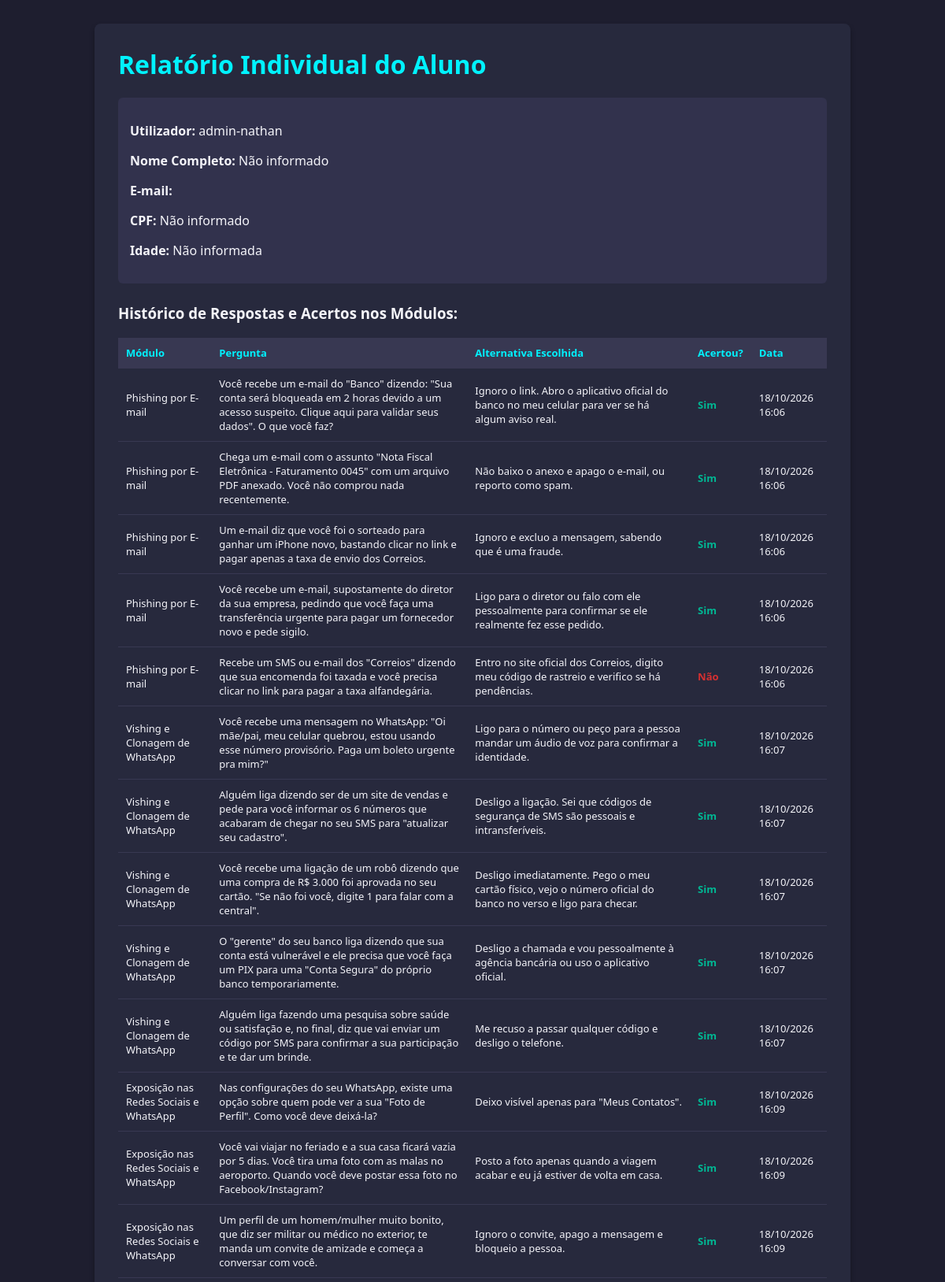
The page /usuario/1/ (signed in, upper part) on the database its author committed.
### plataforma/models.py (models this page shows, shortened)
class Usuario(AbstractUser):
    cpf = models.CharField(max_length=14, unique=True, null=True, blank=True)
    idade = models.IntegerField(null=True, blank=True)

class RespostaUsuario(models.Model):
    usuario = models.ForeignKey(Usuario, on_delete=models.CASCADE)
    pergunta = models.ForeignKey(Pergunta, on_delete=models.CASCADE)
    alternativa_escolhida = models.ForeignKey(Alternativa, on_delete=models.CASCADE)
    motivo_escolha = models.TextField(blank=True, null=True)
    viveu_parecido = models.CharField(max_length=3, choices=[('Sim', 'Sim'), ('Nao', 'Não')], blank=True, null=True)
    experiencia_passada = models.TextField(blank=True, null=True)
    suspeita_outra = models.TextField(blank=True, null=True)
    avaliacao_modulo = models.TextField(blank=True, null=True)
    como_ajudou = models.TextField(blank=True, null=True)
    data_resposta = models.DateTimeField(auto_now_add=True)

class Pergunta(models.Model):
    modulo = models.ForeignKey(Modulo, on_delete=models.CASCADE, related_name='perguntas')
    texto_pergunta = models.TextField()

class Modulo(models.Model):
    titulo = models.CharField(max_length=200)
    descricao = models.TextField(blank=True, null=True)
    explicacao_pratica = models.TextField(blank=True, null=True)
    video_url = models.URLField(
        blank=True,
        null=True,
        help_text="Link incorporado do vídeo (ex: https://www.youtube.com/embed/...)"
    )

class Alternativa(models.Model):
    pergunta = models.ForeignKey(Pergunta, on_delete=models.CASCADE, related_name='alternativas')
    texto_alternativa = models.TextField()
    is_correta = models.BooleanField(default=False)
    explicacao_feedback = models.TextField(blank=True, null=True)

### plataforma/views.py (the view)
# urls.py: path('usuario/<int:user_id>/', views.detalhe_usuario_admin, name='detalhe_usuario_admin'),
def detalhe_usuario_admin(request, user_id):
    if not request.user.is_authenticated or not request.user.is_staff:
        return redirect('login')
    usuario_alvo = get_object_or_404(Usuario, id=user_id)
    respostas = RespostaUsuario.objects.filter(usuario=usuario_alvo)
    return render(request, 'detalhe_usuario_admin.html', {
        'usuario_alvo': usuario_alvo,
        'respostas': respostas
    })

### templates/detalhe_usuario_admin.html (shortened to what this page needs)
<!DOCTYPE html>
<html lang="pt-br">
<head>
</head>
<body>
    <div class="container">
        <h1>Relatório Individual do Aluno</h1>
        <div class="info-box">
            <p><strong>Utilizador:</strong> {{ usuario_alvo.username }}</p>
            <p><strong>Nome Completo:</strong> {{ usuario_alvo.first_name|default:"Não informado" }}</p>
            <p><strong>E-mail:</strong> {{ usuario_alvo.email }}</p>
            <p><strong>CPF:</strong> {{ usuario_alvo.cpf|default:"Não informado" }}</p>
            <p><strong>Idade:</strong> {{ usuario_alvo.idade|default:"Não informada" }}</p>
        </div>
        <h3>Histórico de Respostas e Acertos nos Módulos:</h3>
        <table>
            <thead>
                <tr>
                    <th>Módulo</th>
                    <th>Pergunta</th>
                    <th>Alternativa Escolhida</th>
                    <th>Acertou?</th>
                    <th>Data</th>
                </tr>
            </thead>
            <tbody>
                {% for r in respostas %}
                <tr>
                    <td>{{ r.pergunta.modulo.titulo }}</td>
                    <td>{{ r.pergunta.texto_pergunta }}</td>
                    <td>{{ r.alternativa_escolhida.texto_alternativa }}</td>
                    <td>
                        {% if r.alternativa_escolhida.is_correta %}
                            <span style="color: #00b894; font-weight: bold;">Sim</span>
                        {% else %}
                            <span style="color: #d63031; font-weight: bold;">Não</span>
                        {% endif %}
                    </td>
                    <td>{{ r.data_resposta|date:"d/m/Y H:i" }}</td>
                </tr>
                {% empty %}
                <tr>
                    <td colspan="5" style="text-align: center; color: #a9a9b2;">Este aluno ainda não respondeu a nenhum questionário.</td>
                </tr>
                {% endfor %}
            </tbody>
        </table>
    </div>
</body>
</html>

### templates/detalhe_usuario_admin.html (style rules this page uses)
body { font-family: 'Segoe UI', sans-serif; background-color: #1e1e2f; color: #f4f4f9; padding: 30px; margin: 0; }
.container { max-width: 900px; margin: 0 auto; background: #27293d; padding: 30px; border-radius: 8px; box-shadow: 0 4px 6px rgba(0,0,0,0.3); }
h1 { color: #00f2fe; margin-top: 0; }
.info-box { background: #32324d; padding: 15px; border-radius: 6px; margin-bottom: 25px; }
table { width: 100%; border-collapse: collapse; margin-top: 15px; }
th, td { padding: 10px; text-align: left; border-bottom: 1px solid #383852; font-size: 13px; }
th { color: #00f2fe; background-color: #383852; }

### rows shown on the page
Usuario: username "admin-nathan", first_name "Não informado", cpf "Não informado", idade "Não informada"
RespostaUsuario: pergunta.modulo.titulo "Phishing por E-mail", pergunta.texto_pergunta "Você recebe um e-mail do \"Banco\" dizendo: \"Sua conta será bloqueada em 2 horas devido a um acesso suspeito. Clique aqui para validar seus dados\". O que você faz?", alternativa_escolhida.texto_alternativa "Ignoro o link. Abro o aplicativo oficial do banco no meu celular para ver se há algum aviso real.", shows "Sim", data_resposta "18/10/2026 16:06"
RespostaUsuario: pergunta.modulo.titulo "Phishing por E-mail", pergunta.texto_pergunta "Chega um e-mail com o assunto \"Nota Fiscal Eletrônica - Faturamento 0045\" com um arquivo PDF anexado. Você não comprou nada recentemente.", alternativa_escolhida.texto_alternativa "Não baixo o anexo e apago o e-mail, ou reporto como spam.", shows "Sim", data_resposta "18/10/2026 16:06"
RespostaUsuario: pergunta.modulo.titulo "Phishing por E-mail", pergunta.texto_pergunta "Um e-mail diz que você foi o sorteado para ganhar um iPhone novo, bastando clicar no link e pagar apenas a taxa de envio dos Correios.", alternativa_escolhida.texto_alternativa "Ignoro e excluo a mensagem, sabendo que é uma fraude.", shows "Sim", data_resposta "18/10/2026 16:06"
RespostaUsuario: pergunta.modulo.titulo "Phishing por E-mail", pergunta.texto_pergunta "Você recebe um e-mail, supostamente do diretor da sua empresa, pedindo que você faça uma transferência urgente para pagar um fornecedor novo e pede sigilo.", alternativa_escolhida.texto_alternativa "Ligo para o diretor ou falo com ele pessoalmente para confirmar se ele realmente fez esse pedido.", shows "Sim", data_resposta "18/10/2026 16:06"
RespostaUsuario: pergunta.modulo.titulo "Phishing por E-mail", pergunta.texto_pergunta "Recebe um SMS ou e-mail dos \"Correios\" dizendo que sua encomenda foi taxada e você precisa clicar no link para pagar a taxa alfandegária.", alternativa_escolhida.texto_alternativa "Entro no site oficial dos Correios, digito meu código de rastreio e verifico se há pendências.", shows "Não", data_resposta "18/10/2026 16:06"
RespostaUsuario: pergunta.modulo.titulo "Vishing e Clonagem de WhatsApp", pergunta.texto_pergunta "Você recebe uma mensagem no WhatsApp: \"Oi mãe/pai, meu celular quebrou, estou usando esse número provisório. Paga um boleto urgente pra mim?\"", alternativa_escolhida.texto_alternativa "Ligo para o número ou peço para a pessoa mandar um áudio de voz para confirmar a identidade.", shows "Sim", data_resposta "18/10/2026 16:07"
RespostaUsuario: pergunta.modulo.titulo "Vishing e Clonagem de WhatsApp", pergunta.texto_pergunta "Alguém liga dizendo ser de um site de vendas e pede para você informar os 6 números que acabaram de chegar no seu SMS para \"atualizar seu cadastro\".", alternativa_escolhida.texto_alternativa "Desligo a ligação. Sei que códigos de segurança de SMS são pessoais e intransferíveis.", shows "Sim", data_resposta "18/10/2026 16:07"
RespostaUsuario: pergunta.modulo.titulo "Vishing e Clonagem de WhatsApp", pergunta.texto_pergunta "Você recebe uma ligação de um robô dizendo que uma compra de R$ 3.000 foi aprovada no seu cartão. \"Se não foi você, digite 1 para falar com a central\".", alternativa_escolhida.texto_alternativa "Desligo imediatamente. Pego o meu cartão físico, vejo o número oficial do banco no verso e ligo para checar.", shows "Sim", data_resposta "18/10/2026 16:07"
RespostaUsuario: pergunta.modulo.titulo "Vishing e Clonagem de WhatsApp", pergunta.texto_pergunta "O \"gerente\" do seu banco liga dizendo que sua conta está vulnerável e ele precisa que você faça um PIX para uma \"Conta Segura\" do próprio banco temporariamente.", alternativa_escolhida.texto_alternativa "Desligo a chamada e vou pessoalmente à agência bancária ou uso o aplicativo oficial.", shows "Sim", data_resposta "18/10/2026 16:07"
RespostaUsuario: pergunta.modulo.titulo "Vishing e Clonagem de WhatsApp", pergunta.texto_pergunta "Alguém liga fazendo uma pesquisa sobre saúde ou satisfação e, no final, diz que vai enviar um código por SMS para confirmar a sua participação e te dar um brinde.", alternativa_escolhida.texto_alternativa "Me recuso a passar qualquer código e desligo o telefone.", shows "Sim", data_resposta "18/10/2026 16:07"
RespostaUsuario: pergunta.modulo.titulo "Exposição nas Redes Sociais e WhatsApp", pergunta.texto_pergunta "Nas configurações do seu WhatsApp, existe uma opção sobre quem pode ver a sua \"Foto de Perfil\". Como você deve deixá-la?", alternativa_escolhida.texto_alternativa "Deixo visível apenas para \"Meus Contatos\".", shows "Sim", data_resposta "18/10/2026 16:09"
RespostaUsuario: pergunta.modulo.titulo "Exposição nas Redes Sociais e WhatsApp", pergunta.texto_pergunta "Você vai viajar no feriado e a sua casa ficará vazia por 5 dias. Você tira uma foto com as malas no aeroporto. Quando você deve postar essa foto no Facebook/Instagram?", alternativa_escolhida.texto_alternativa "Posto a foto apenas quando a viagem acabar e eu já estiver de volta em casa.", shows "Sim", data_resposta "18/10/2026 16:09"
RespostaUsuario: pergunta.modulo.titulo "Exposição nas Redes Sociais e WhatsApp", pergunta.texto_pergunta "Um perfil de um homem/mulher muito bonito, que diz ser militar ou médico no exterior, te manda um convite de amizade e começa a conversar com você.", alternativa_escolhida.texto_alternativa "Ignoro o convite, apago a mensagem e bloqueio a pessoa.", shows "Sim", data_resposta "18/10/2026 16:09"
